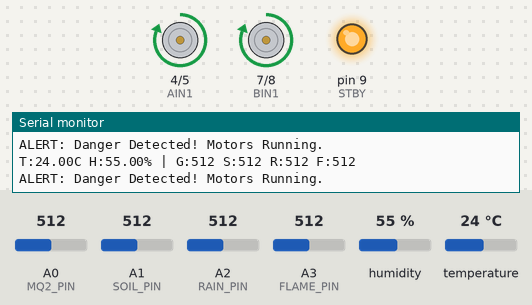
The sketch below on a simulated Arduino Uno, built with avr-gcc and run on an emulated ATmega328P. Shown: motor-driver pin pairs drawn as motors (green arrow = first pin HIGH = forward, orange = second pin HIGH = backward, longer = more drive, scaled by the enable pin, stopped while the standby pin is LOW), output pins drawn as LEDs (lit = HIGH), the last lines printed to the serial monitor. Inputs (shaded band) come from the test bench; at power-on: A0 (MQ2_PIN) = 512, A1 (SOIL_PIN) = 512, A3 (FLAME_PIN) = 512, A2 (RAIN_PIN) = 512, humidity 55 %, temperature 24 °C.

Above: at 1.3 s.
1.4 s: A0 (MQ2_PIN) set to 488
At 2.7 s:
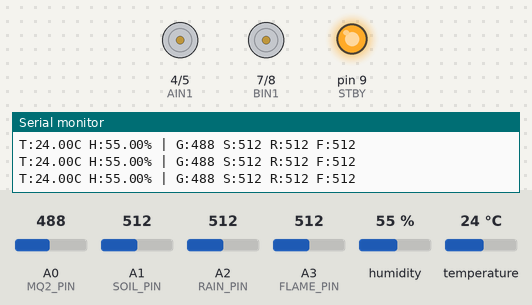
3.0 s: A1 (SOIL_PIN) set to 793
9.2 s: A1 (SOIL_PIN) set to 819
At 10.2 s:
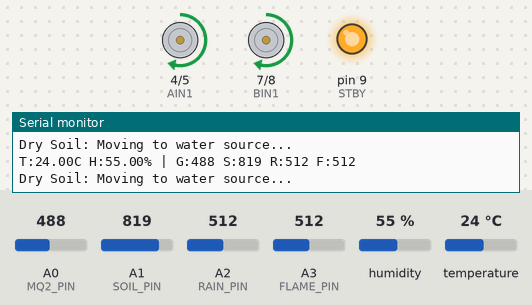
10.7 s: A3 (FLAME_PIN) set to 216
12.2 s: A3 (FLAME_PIN) set to 183
At 13.5 s:
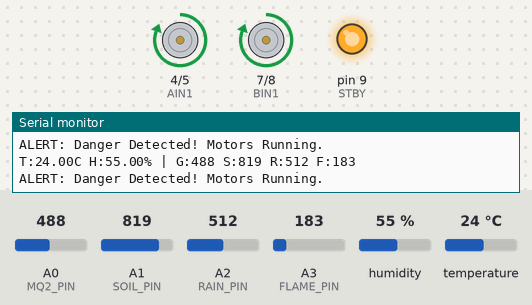
13.8 s: A3 (FLAME_PIN) set to 210
At 14.6 s:
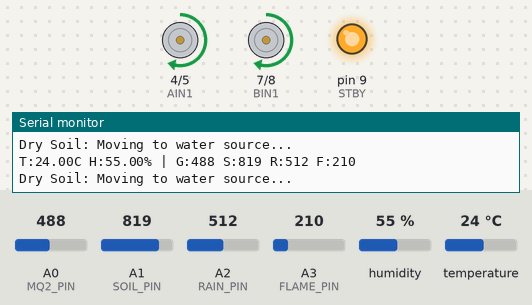
Timing chart, 0 to 16.4 s (numbered marks = the images above; inputs shaded):
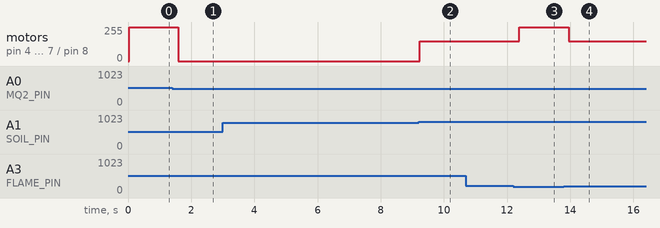

The sketch:

allsensorandmotordriverunodaylast.ino
```cpp
#include "DHT.h"

// --- Motor Driver Pins ---
#define PWMA 3
#define AIN1 4
#define AIN2 5
#define PWMB 6
#define BIN1 7
#define BIN2 8
#define STBY 9

// --- Sensor Pins ---
#define DHTPIN 2
#define DHTTYPE DHT11
#define MQ2_PIN A0
#define SOIL_PIN A1
#define RAIN_PIN A2
#define FLAME_PIN A3

DHT dht(DHTPIN, DHTTYPE);

void setup() {
  Serial.begin(9600);
  dht.begin();

  // Initialize Motor Pins
  int motorPins[] = {PWMA, AIN1, AIN2, PWMB, BIN1, BIN2, STBY};
  for(int i=0; i<7; i++) {
    pinMode(motorPins[i], OUTPUT);
  }

  // Enable Driver
  digitalWrite(STBY, HIGH);

  Serial.println("System Initialized...");
}

void loop() {
  // 1. Read All Sensors
  float h = dht.readHumidity();
  float t = dht.readTemperature();
  int gas = analogRead(MQ2_PIN);
  int soil = analogRead(SOIL_PIN);
  int rain = analogRead(RAIN_PIN);
  int flame = analogRead(FLAME_PIN);

  // 2. Check for DHT errors
  if (isnan(h) || isnan(t)) {
    Serial.println("Failed to read DHT sensor!");
  } else {
    printData(t, h, gas, soil, rain, flame);
  }

  // 3. Logic & Motor Control
  // Example: If Flame detected (Typical analog < 200) or Gas high (> 500)
  if (flame < 200 || gas > 500) {
    Serial.println("ALERT: Danger Detected! Motors Running.");
    moveForward(255); // Full Speed
  }
  else if (soil > 800) { // Soil is dry
    Serial.println("Dry Soil: Moving to water source...");
    moveForward(150); // Medium Speed
  }
  else {
    stopMotors();
  }

  delay(500); // Short delay for stability
}

// --- Motor Control Functions ---

void moveForward(int speed) {
  // Motor A
  digitalWrite(AIN1, HIGH);
  digitalWrite(AIN2, LOW);
  analogWrite(PWMA, speed);

  // Motor B
  digitalWrite(BIN1, HIGH);
  digitalWrite(BIN2, LOW);
  analogWrite(PWMB, speed);
}

void stopMotors() {
  digitalWrite(AIN1, LOW);
  digitalWrite(AIN2, LOW);
  analogWrite(PWMA, 0);

  digitalWrite(BIN1, LOW);
  digitalWrite(BIN2, LOW);
  analogWrite(PWMB, 0);
}

void printData(float t, float h, int g, int s, int r, int f) {
  Serial.print("T:"); Serial.print(t);
  Serial.print("C H:"); Serial.print(h);
  Serial.print("% | G:"); Serial.print(g);
  Serial.print(" S:"); Serial.print(s);
  Serial.print(" R:"); Serial.print(r);
  Serial.print(" F:"); Serial.println(f);
}
```

Measured:
- the behaviour switches between 501 and 500 on A0 (MQ2_PIN) (found by bisection; images 0 and 1)
- the behaviour switches between 800 and 801 on A1 (SOIL_PIN) (found by bisection; images 1 and 2)
- the behaviour switches between 200 and 199 on A3 (FLAME_PIN) (found by bisection; images 2 and 3)
- after the input at 1.4 s, motor on pin 4 (AIN1) / pin 5 (AIN2), motor on pin 7 (BIN1) / pin 8 (BIN2): forward 255/255 → stopped after 0.19 s
- after the input at 9.2 s, motor on pin 4 (AIN1) / pin 5 (AIN2), motor on pin 7 (BIN1) / pin 8 (BIN2): stopped → forward 150/255 at once
- after the input at 12.2 s, motor on pin 4 (AIN1) / pin 5 (AIN2), motor on pin 7 (BIN1) / pin 8 (BIN2): forward 150/255 → forward 255/255 after 0.19 s
- after the input at 13.8 s, motor on pin 4 (AIN1) / pin 5 (AIN2), motor on pin 7 (BIN1) / pin 8 (BIN2): forward 255/255 → forward 150/255 after 0.16 s
